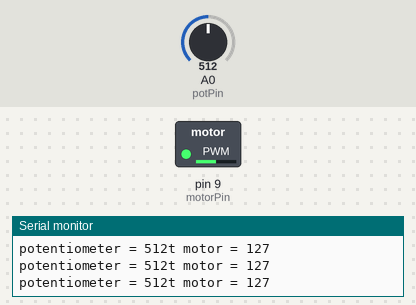
Recording of a sketch running on a simulated Arduino Uno, built with avr-gcc and run on an emulated ATmega328P. Parts: switched loads named in the sketch (green lamp = pin HIGH), the last lines printed to the serial monitor. Inputs (shaded band) come from the test bench; at power-on: A0 (potPin) = 512.

Above: at 1.2 s.
1.3 s: A0 (potPin) set to 408
At 1.7 s:
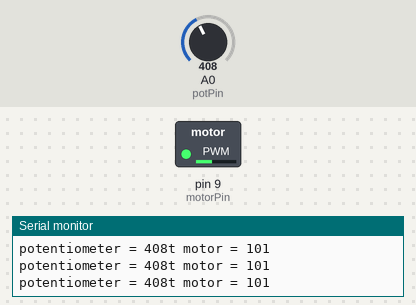
4.3 s: A0 (potPin) set to 386
At 5.4 s:
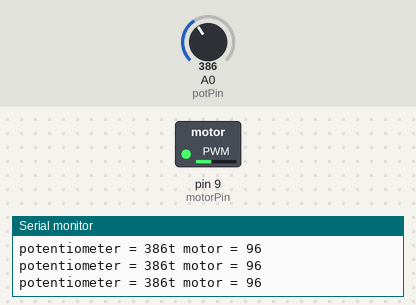
5.8 s: A0 (potPin) set to 716
At 6.9 s:
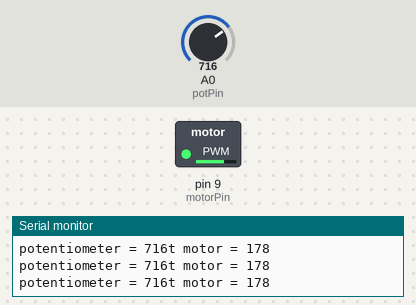
7.3 s: A0 (potPin) set to 983
At 8.5 s:
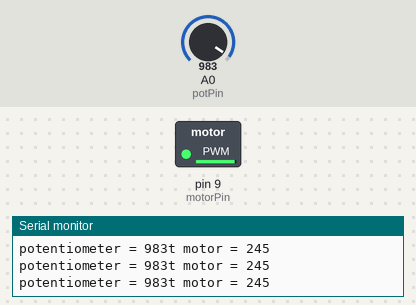
8.8 s: A0 (potPin) set to 1007
At 9.5 s:
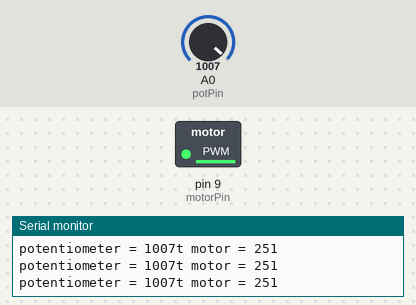
11.8 s: A0 (potPin) set to 0
At 12.2 s:
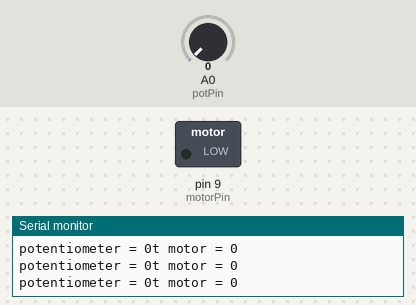
Timing chart, 0 to 14.3 s (numbered marks = the images above; inputs shaded):
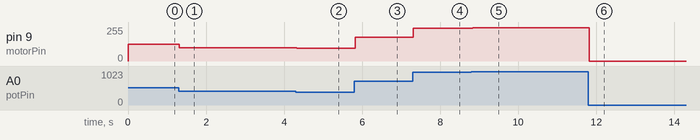

Measured:
- after the input at 1.3 s, pin 9 (motorPin): 127/255 → 101/255 at once
- after the input at 4.3 s, pin 9 (motorPin): 101/255 → 96/255 at once
- after the input at 5.8 s, pin 9 (motorPin): 96/255 → 178/255 at once
- after the input at 7.3 s, pin 9 (motorPin): 178/255 → 245/255 at once
- after the input at 8.8 s, pin 9 (motorPin): 245/255 → 251/255 at once
- after the input at 11.8 s, pin 9 (motorPin): 251/255 → 0/255 at once

The sketch:

Workshop_Day_4.ino
```cpp
/**********************************************************************************
Ardunio Workshop Day 4
Purpose: Use a potentiometer to perfotm an analog control of the speed of a motor.
***********************************************************************************/

int potPin = A0; //Potentiometer Pin
int motorPin = 9;  //MotorPin
int potValue = 0;   //ReadValue of Potentiometer state
int motorValue = 0;  //Analog state of Motor
void setup() {
 // initialize serial communications at 9600 bps:
 Serial.begin(9600);
 pinMode(potPin, INPUT);
 pinMode(motorPin, OUTPUT);
 pinMode(potValue, OUTPUT);
}
void loop() {
 potValue = analogRead(potPin);  //Read Value of potentiometer state
 motorValue = map(potValue, 0, 1023, 0, 255); // Map potentiometer value (0, 1023) to (0, 255)
 analogWrite(motorPin, motorValue);  // Analog control of speed of the motor

 //Print out potentiometer value
 Serial.print("potentiometer = " );
 Serial.print(potValue);

 //Print out motor value
 Serial.print("t motor = ");
 Serial.println(motorValue);

 delay(2);    //I need some time interval, but i won't delay your program.
}
```
